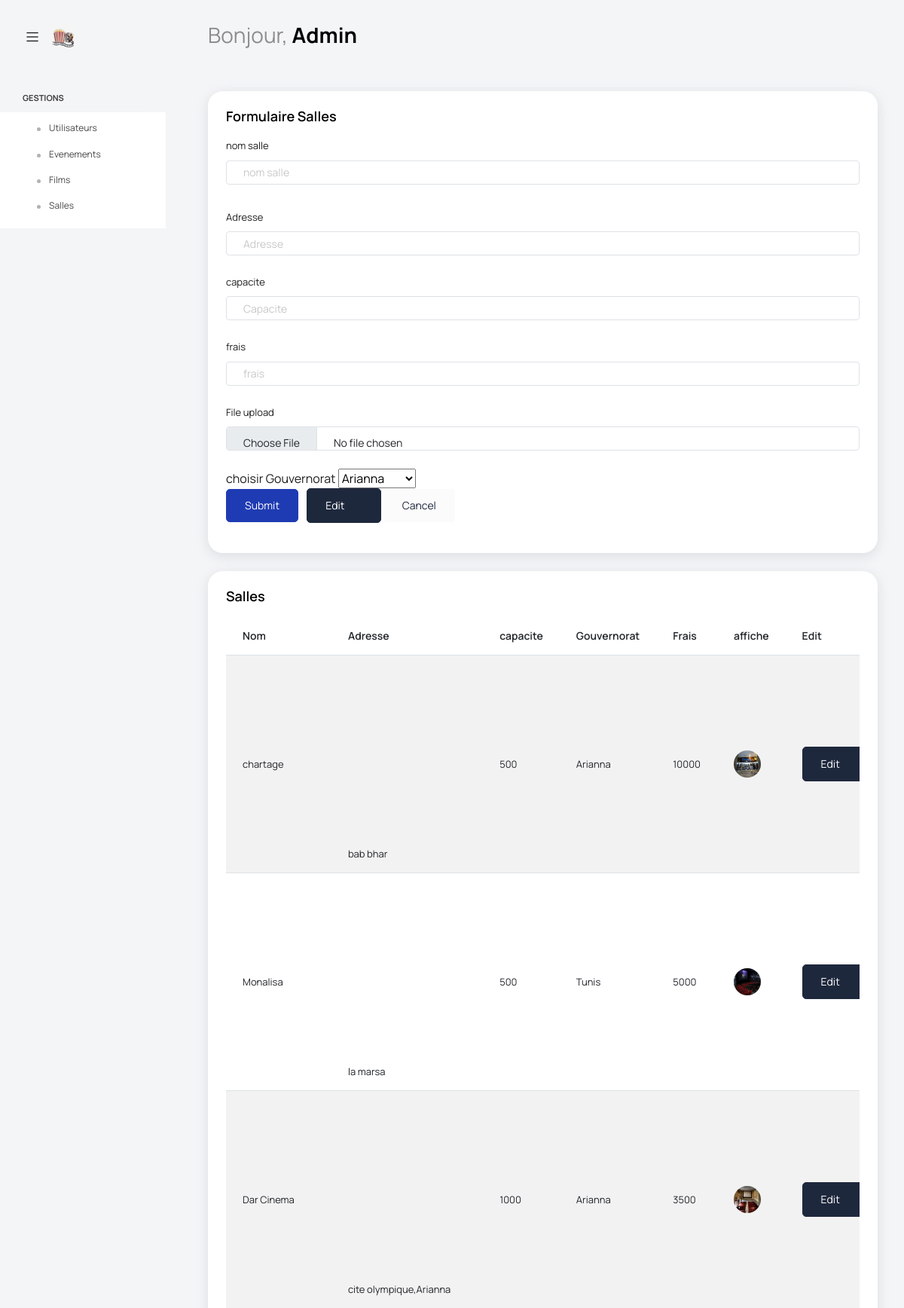
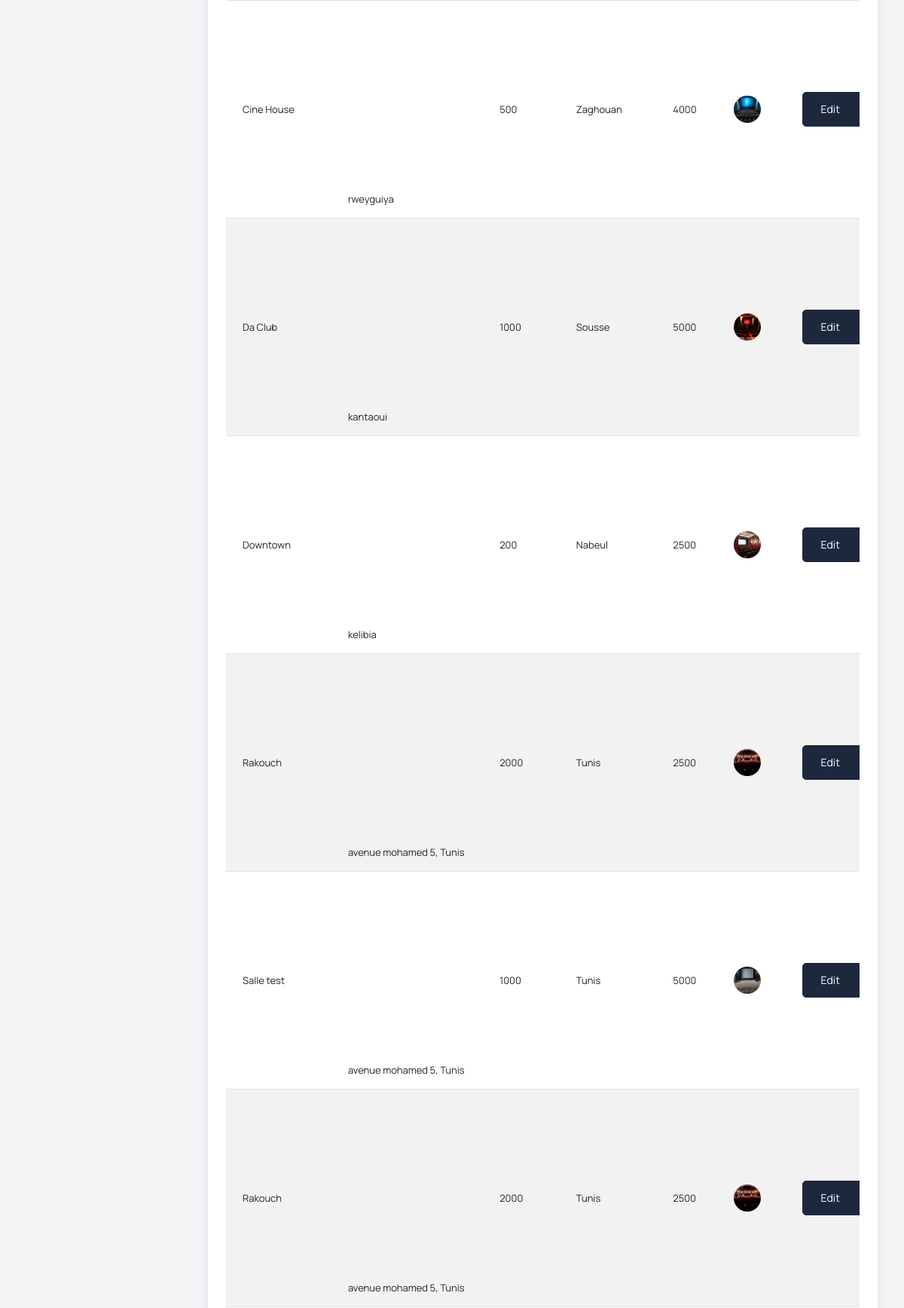
The page /Views/Back/formsalle.php (upper part) on the database its author committed (2 pictures, top to bottom).
### tables this page shows
CREATE TABLE `salle` (
  `id` int(10) NOT NULL,
  `Nom` varchar(20) NOT NULL,
  `Adresse` varchar(30) NOT NULL,
  `capacite` int(5) NOT NULL,
  `Gouvernorat` varchar(255) NOT NULL,
  `frais` int(11) NOT NULL,
  `img` varchar(255) NOT NULL
);

### Controller/salleC.php (called while the page is built, shortened)
<?php
    Class salleC {
        function affichersalle()
        {
            $requete = "select * from salle";
            $config = config::getConnexion();
            try {
                $querry = $config->prepare($requete);
                $querry->execute();
                $result = $querry->fetchAll();
                return $result ;
            } catch (PDOException $th) {
                 $th->getMessage();
            }
        }
}

### Views/Back/formsalle.php (the view, shortened to what this page needs)
<?php
include '../../Controller/salleC.php';
include "head.php";
$salleC = new salleC();
$listesalles = $salleC->affichersalle();
?>
<body>
 <?php
include "nav-bar.php";
?>
<div class="container-scroller">
<div class="container-fluid page-body-wrapper">
<?php
include "side-bar.php";
?>
<div class="main-panel">
        <div class="content-wrapper">
          <div class="row">
            <div class="col-12 grid-margin stretch-card">
              <div class="card">
                <div class="card-body">
                  <h4 class="card-title">Formulaire salles</h4>
                  <form class="forms-sample" action="" enctype="multipart/form-data" method="POST">
                    <div class="form-group">
                      <label for="Nom">nom salle</label>
                      <input type="text" class="form-control" id="Nom" name="Nom" placeholder="nom salle" name="<?php if (isset($salleToEdit)) echo $salleToEdit['Nom']  ?>"   >
                    </div>
                    <div class="form-group">
                      <label for="Adresse">Adresse</label>
                      <input type="textarea" class="form-control" id="Adresse" name="Adresse" placeholder="Adresse" <?php if (isset($salleToEdit)) echo 'value".'.$salleToEdit['address'].'"' ?>  >
                    </div>
                    <div class="form-group">
                      <label for="capacite">capacite</label>
                      <input type="text" class="form-control" id="capacite" placeholder="Capacite" name="capacite"   <?php if (isset($salleToEdit)) echo 'value".'.$salleToEdit['capacite'].'"' ?>    >
                    </div>
                    <div class="form-group">
                      <label for="frais">frais</label>
                      <input type="text" class="form-control" id="frais" placeholder="frais" name="frais"   <?php if (isset($salleToEdit)) echo 'value".'.$salleToEdit['frais'].'"' ?>    >
                    </div>
                    <div class="form-group">
                      <label>File upload</label>
                      <input required type="file" class="form-control" id="fileToUpload"  name="fileToUpload">
                    </div>
                    <div>
                    <label for="cars">choisir Gouvernorat</label>
<select name="Gouvernorat" id="Gouvernorat" <?php if (isset($salleToEdit)) echo 'value".'.$salleToEdit['Gouvernorat'].'"' ?>>
  <option value="Arianna">Arianna</option>
</select>
                    </div>
                    <button type="submit" name="add" class="btn btn-primary me-2">Submit</button>
                    <button type="submit" name="edit" class="btn btn-dark btn-icon-text">
                                Edit
                                  <i class="ti-file btn-icon-append"></i>
                            </button>
                    <button class="btn btn-light">Cancel</button>
                  </form>
                </div>
              </div>
            </div>
            <div class="col-lg-12 grid-margin stretch-card">
              <div class="card">
                <div class="card-body">
                  <h4 class="card-title">salles</h4>
                  <div class="table-responsive">
                    <table class="table table-striped">
                      <thead>
                        <tr>
                          <th>
                            Nom
                          </th>
                          <th>
                            Adresse
                          </th>
                          <th>
                            capacite
                          </th>
                          <th>
                            Gouvernorat
                          </th>
                          <th>
                            Frais
                          </th>
                          <th>
                            affiche
                          </th>
                          <th>
                            Edit
                          </th>
                        </tr>
                      </thead>
                      <tbody>
                        <?php foreach ($listesalles as $key) {
                        ?>
                        <tr>
                          <td>
                            <?php echo $key['Nom']; ?>
                          </td>
                          <td>
                          <?php echo $key['Adresse']; ?>
                          <iframe width="50%" height="250" src="https://maps.google.com/maps?q=<?php echo $key['Adresse']; ?>&output=embed"></iframe>
                          </td>
                          <td>
                          <?php echo $key['capacite']; ?>
                          </td>
                          <td>
                          <?php echo $key['Gouvernorat']; ?>
                          </td>
                          <td>
                          <?php echo $key['frais']; ?>
                          </td>
                          <td class="py-1">
                            <img src="<?php echo $key['img']; ?>" alt="image"/>
                          </td>
                          <td>
                            <a href="edit.php?id=<?php echo $key['id']; ?>" >
                            <button type="button" class="btn btn-dark btn-icon-text">
                                Edit
                                  <i class="ti-file btn-icon-append"></i>
                            </button>
                            </a>
                          </td>
                        </tr>
                      <?php } ?>
                      </tbody>
                    </table>
                  </div>
                </div>
              </div>
            </div>
          </div>
        </div>
  </div>
</body>
</html>

### rows shown on the page
salle: Nom "chartage", Adresse "bab bhar", capacite "500", Gouvernorat "Arianna", frais "10000", img (picture)
salle: Nom "Monalisa", Adresse "la marsa", capacite "500", Gouvernorat "Tunis", frais "5000", img (picture)
salle: Nom "Dar Cinema", Adresse "cite olympique,Arianna", capacite "1000", Gouvernorat "Arianna", frais "3500", img (picture)
salle: Nom "Cine House", Adresse "rweyguiya", capacite "500", Gouvernorat "Zaghouan", frais "4000", img (picture)
salle: Nom "Da Club", Adresse "kantaoui", capacite "1000", Gouvernorat "Sousse", frais "5000", img (picture)
salle: Nom "Downtown", Adresse "kelibia", capacite "200", Gouvernorat "Nabeul", frais "2500", img (picture)
salle: Nom "Rakouch", Adresse "avenue mohamed 5, Tunis", capacite "2000", Gouvernorat "Tunis", frais "2500", img (picture)
salle: Nom "Salle test", Adresse "avenue mohamed 5, Tunis", capacite "1000", Gouvernorat "Tunis", frais "5000", img (picture)
salle: Nom "Rakouch", Adresse "avenue mohamed 5, Tunis", capacite "2000", Gouvernorat "Tunis", frais "2500", img (picture)
